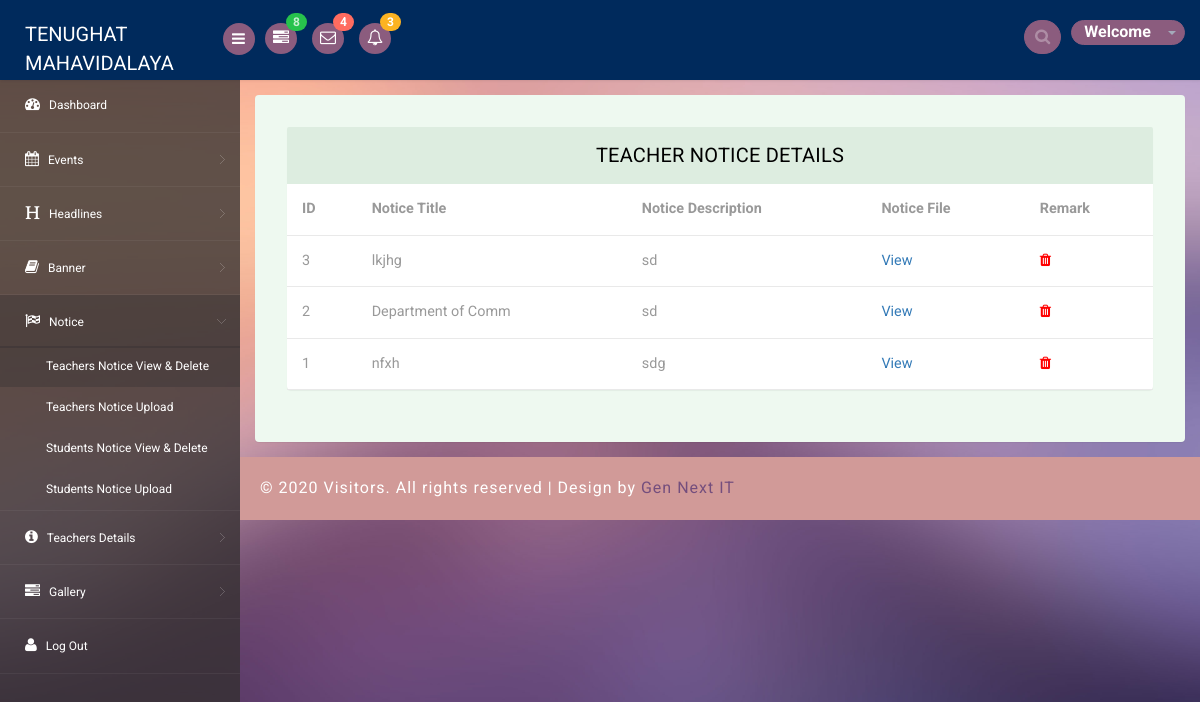
/display_t_not, run on an earlier commit of the app's database.
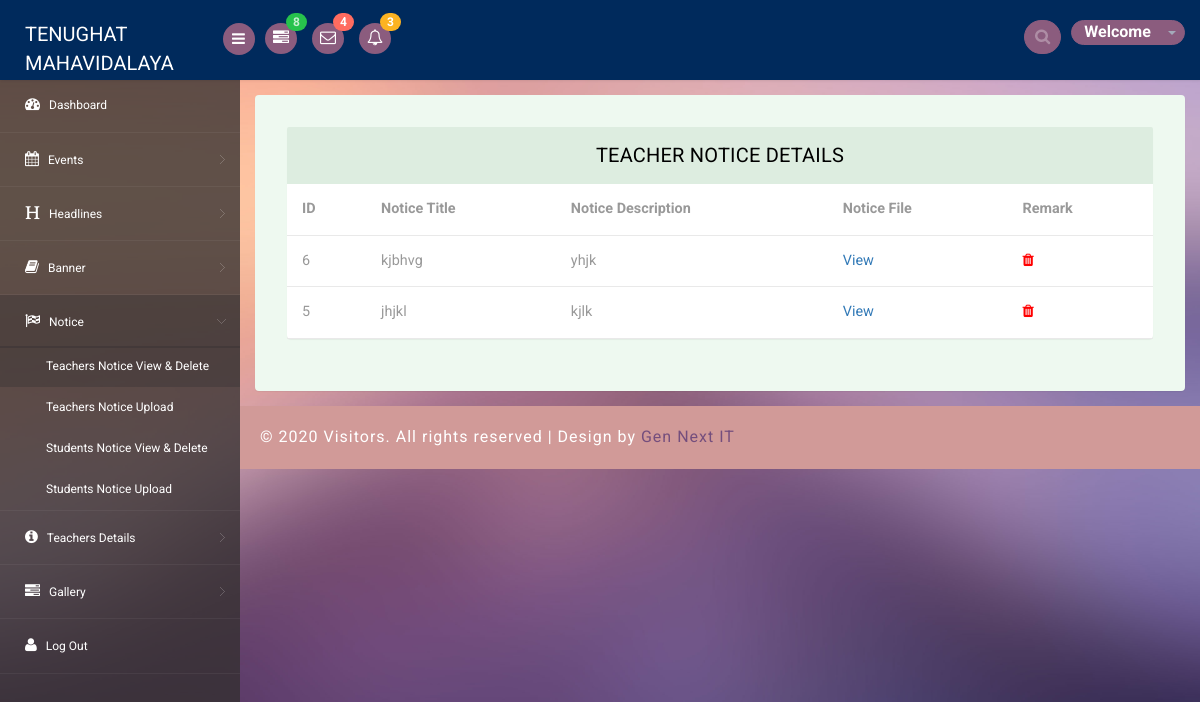
And on a later commit of the database.
### schoolapp/models.py (models this page shows)
class Teachernot(models.Model):
    title = models.CharField(max_length=50)
    description =models.CharField(max_length=150)
    attach_file = models.FileField(upload_to='notice/')

### schoolapp/views.py (the view)
# urls.py: path('display_t_not',views.Teacher_notice_d),
def Teacher_notice_d(request):
    if request.method == 'GET':
        Noti = Teachernot.objects.order_by('-id')
        return render(request, 't_notice_d.html',{'Note' : Noti})

### schoolapp/templates/t_notice_d.html (shortened to what the changed rows need)
<!DOCTYPE html>
<head>
	{% load static %}
<link rel="stylesheet" href="https://cdnjs.cloudflare.com/ajax/libs/font-awesome/4.7.0/css/font-awesome.min.css">
<link rel="stylesheet" href="{% static "css1/bootstrap.min.css" %} " >
<link href="{% static "css1/style.css" %} " rel='stylesheet' type='text/css' />
<link href="{% static "css1/style-responsive.css" %}" rel="stylesheet"/>
<link rel="stylesheet" href="{% static "css1/font.css" %}" type="text/css"/>
<link href="{% static "css1/font-awesome.css" %} " rel="stylesheet">
<link rel="stylesheet" href="{% static "css1/morris.css" %}" type="text/css"/>
<link rel="stylesheet" href="{% static "css1/monthly.css" %}">
</head>
<body>
<section id="container">
<section id="main-content">
	<section class="wrapper">
		<div class="table-agile-info">
 <div class="panel panel-default">
    <div>
      <table class="table" ui-jq="footable" ui-options='{
        "paging": {
          "enabled": true
        },
        "filtering": {
          "enabled": true
        },
        "sorting": {
          "enabled": true
        }}'>
        <thead>
          <tr>
            <th>ID</th>
            <th data-breakpoints="xs">Notice Title</th>
            <th>Notice Description</th>
            <th>Notice File</th>
            <th data-breakpoints="xs">Remark</th>
          </tr>
        </thead>
        <tbody>
            {% for Note1 in Note %}
          <tr data-expanded="true">
            <td>{{ Note1.id }}</td>
            <td>{{ Note1.title }}</td>
            <td>{{ Note1.description }}</td>
            <td><a href="{{ Note1.attach_file.url }}">View</a></td>
            <td><a href="delete_teacher_not/{{Note1.id}}"><i class="fa fa-trash" aria-hidden="true"></i></a></td>
          </tr>
          {% endfor %}
        </tbody>
      </table>
    </div>
  </div>
</div>
</section>
</section>
</section>
</body>
</html>

What changed in the data, as far as the page shows it:
removed Teachernot: id "3", title "lkjhg", description "sd"
removed Teachernot: id "2", title "Department of Comm", description "sd"
removed Teachernot: id "1", title "nfxh", description "sdg"
added Teachernot: id "6", title "kjbhvg", description "yhjk"
added Teachernot: id "5", title "jhjkl", description "kjlk"
